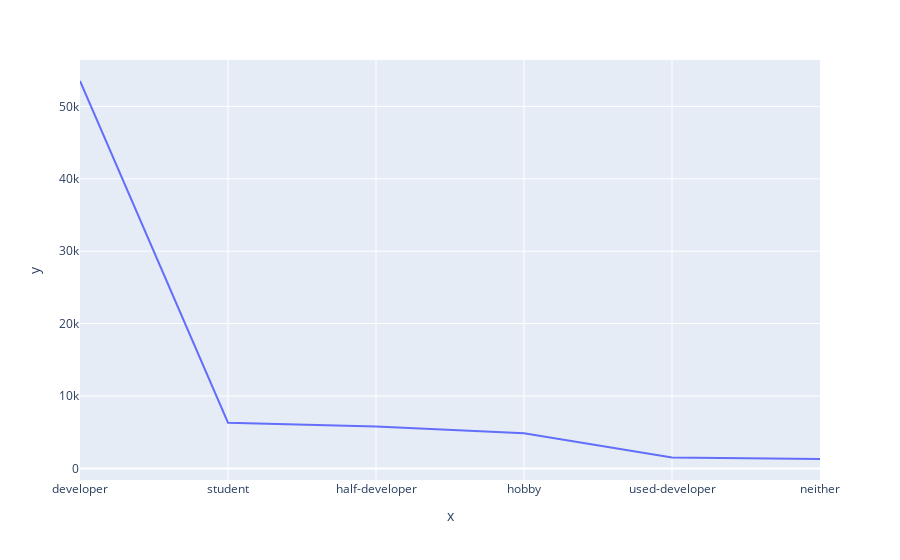
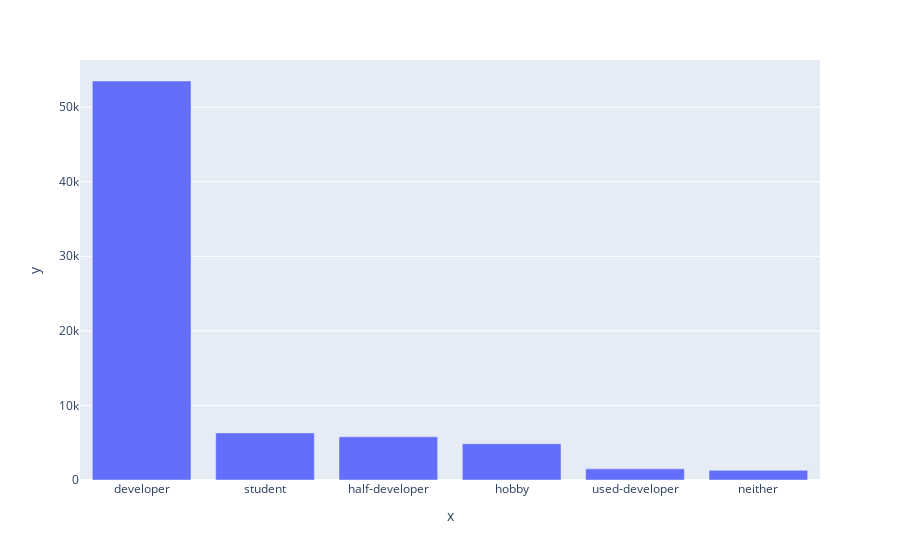
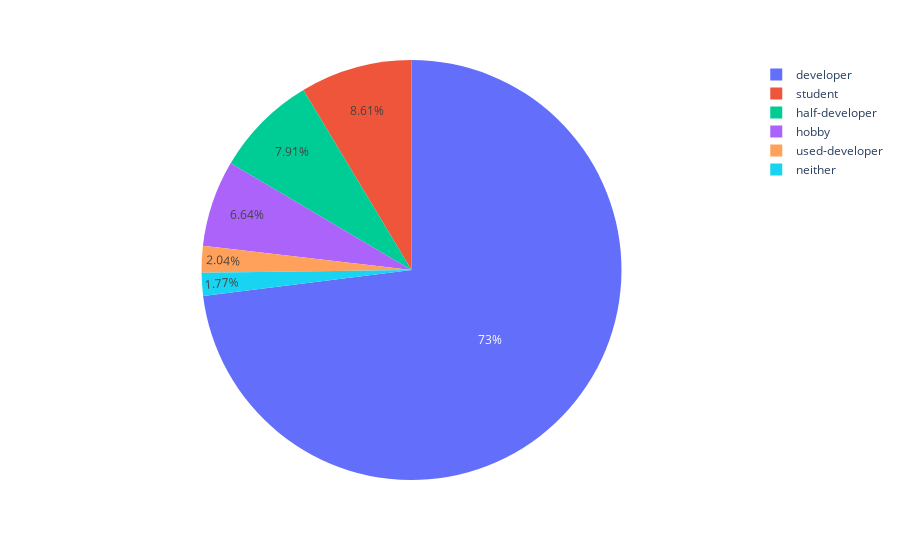

Notebook code cell kept with these figures, in order:
### Code cell
line = ['developer', 'student', 'half-developer', 'hobby', 'used-developer', 'neither']
plot_line_chart(df, 'MainBranch', line)
plot_bar_chart(df, 'MainBranch', line)
plot_pie_chart(df, 'MainBranch', line)

### Figure 1 — Plotly figure (JSON) as saved in the notebook; plotly's stock layout.template omitted (floating-point values rounded to 4 significant figures)
{"data": [{"hovertemplate": "x=%{x}<br>y=%{y}<extra></extra>", "legendgroup": "", "line": {"color": "#636efa", "dash": "solid"}, "marker": {"symbol": "circle"}, "mode": "lines", "name": "", "orientation": "v", "showlegend": false, "type": "scatter", "x": ["developer", "student", "half-developer", "hobby", "used-developer", "neither"], "xaxis": "x", "y": [53507, 6309, 5794, 4865, 1497, 1296], "yaxis": "y"}], "layout": {"legend": {"tracegroupgap": 0}, "margin": {"t": 60}, "xaxis": {"anchor": "y", "domain": [0, 1], "title": {"text": "x"}}, "yaxis": {"anchor": "x", "domain": [0, 1], "title": {"text": "y"}}}}

### Figure 2 — Plotly figure (JSON) as saved in the notebook; plotly's stock layout.template omitted (floating-point values rounded to 4 significant figures)
{"data": [{"alignmentgroup": "True", "hovertemplate": "x=%{x}<br>y=%{y}<extra></extra>", "legendgroup": "", "marker": {"color": "#636efa", "pattern": {"shape": ""}}, "name": "", "offsetgroup": "", "orientation": "v", "showlegend": false, "textposition": "auto", "type": "bar", "x": ["developer", "student", "half-developer", "hobby", "used-developer", "neither"], "xaxis": "x", "y": [53507, 6309, 5794, 4865, 1497, 1296], "yaxis": "y"}], "layout": {"barmode": "relative", "legend": {"tracegroupgap": 0}, "margin": {"t": 60}, "xaxis": {"anchor": "y", "domain": [0, 1], "title": {"text": "x"}}, "yaxis": {"anchor": "x", "domain": [0, 1], "title": {"text": "y"}}}}

### Figure 3 — Plotly figure (JSON) as saved in the notebook; plotly's stock layout.template omitted (floating-point values rounded to 4 significant figures)
{"data": [{"domain": {"x": [0, 1], "y": [0, 1]}, "hovertemplate": "label=%{label}<br>value=%{value}<extra></extra>", "labels": ["developer", "student", "half-developer", "hobby", "used-developer", "neither"], "legendgroup": "", "name": "", "showlegend": true, "type": "pie", "values": [53507, 6309, 5794, 4865, 1497, 1296]}], "layout": {"legend": {"tracegroupgap": 0}, "margin": {"t": 60}}}
